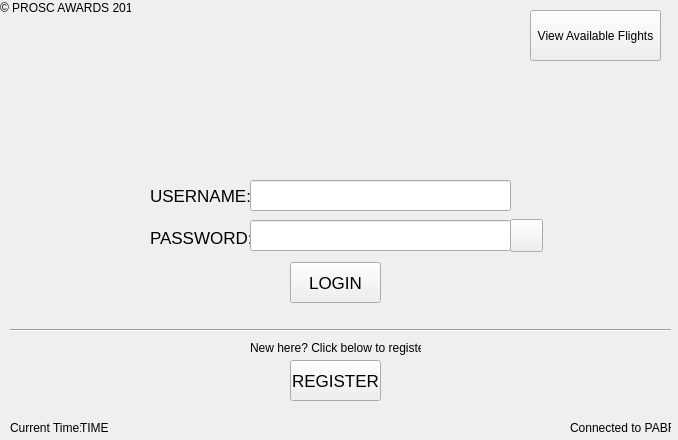
<?xml version="1.0" encoding="UTF-8"?>
<ui version="4.0">
 <class>MainWindow</class>
 <widget class="QMainWindow" name="MainWindow">
  <property name="geometry">
   <rect>
    <x>0</x>
    <y>0</y>
    <width>678</width>
    <height>440</height>
   </rect>
  </property>
  <property name="windowTitle">
   <string>MainWindow</string>
  </property>
  <widget class="QWidget" name="centralWidget">
   <widget class="QLabel" name="userid_lbl">
    <property name="geometry">
     <rect>
      <x>150</x>
      <y>180</y>
      <width>101</width>
      <height>31</height>
     </rect>
    </property>
    <property name="sizePolicy">
     <sizepolicy hsizetype="Preferred" vsizetype="Preferred">
      <horstretch>0</horstretch>
      <verstretch>0</verstretch>
     </sizepolicy>
    </property>
    <property name="font">
     <font>
      <pointsize>13</pointsize>
      <kerning>true</kerning>
     </font>
    </property>
    <property name="text">
     <string>USERNAME:</string>
    </property>
    <property name="textFormat">
     <enum>Qt::AutoText</enum>
    </property>
    <property name="indent">
     <number>-13</number>
    </property>
   </widget>
   <widget class="QLabel" name="userid_lbl_2">
    <property name="geometry">
     <rect>
      <x>150</x>
      <y>230</y>
      <width>101</width>
      <height>16</height>
     </rect>
    </property>
    <property name="font">
     <font>
      <pointsize>13</pointsize>
     </font>
    </property>
    <property name="text">
     <string>PASSWORD:</string>
    </property>
    <property name="indent">
     <number>-4</number>
    </property>
   </widget>
   <widget class="QPushButton" name="loginbtn">
    <property name="geometry">
     <rect>
      <x>290</x>
      <y>262</y>
      <width>91</width>
      <height>41</height>
     </rect>
    </property>
    <property name="font">
     <font>
      <pointsize>13</pointsize>
     </font>
    </property>
    <property name="cursor">
     <cursorShape>PointingHandCursor</cursorShape>
    </property>
    <property name="text">
     <string>LOGIN</string>
    </property>
   </widget>
   <widget class="QPushButton" name="viewflightbtn">
    <property name="geometry">
     <rect>
      <x>530</x>
      <y>10</y>
      <width>131</width>
      <height>51</height>
     </rect>
    </property>
    <property name="cursor">
     <cursorShape>PointingHandCursor</cursorShape>
    </property>
    <property name="text">
     <string>View Available Flights</string>
    </property>
   </widget>
   <widget class="QLabel" name="regisques">
    <property name="geometry">
     <rect>
      <x>250</x>
      <y>340</y>
      <width>171</width>
      <height>16</height>
     </rect>
    </property>
    <property name="text">
     <string>New here? Click below to register.</string>
    </property>
   </widget>
   <widget class="QPushButton" name="registerbtn">
    <property name="geometry">
     <rect>
      <x>290</x>
      <y>360</y>
      <width>91</width>
      <height>41</height>
     </rect>
    </property>
    <property name="font">
     <font>
      <pointsize>13</pointsize>
     </font>
    </property>
    <property name="cursor">
     <cursorShape>PointingHandCursor</cursorShape>
    </property>
    <property name="text">
     <string>REGISTER</string>
    </property>
   </widget>
   <widget class="Line" name="line">
    <property name="geometry">
     <rect>
      <x>10</x>
      <y>320</y>
      <width>661</width>
      <height>20</height>
     </rect>
    </property>
    <property name="orientation">
     <enum>Qt::Horizontal</enum>
    </property>
   </widget>
   <widget class="QLabel" name="currentime_lbl">
    <property name="geometry">
     <rect>
      <x>10</x>
      <y>420</y>
      <width>71</width>
      <height>16</height>
     </rect>
    </property>
    <property name="text">
     <string>Current Time:</string>
    </property>
   </widget>
   <widget class="QLabel" name="timedisplay">
    <property name="geometry">
     <rect>
      <x>80</x>
      <y>420</y>
      <width>291</width>
      <height>16</height>
     </rect>
    </property>
    <property name="text">
     <string>TIME</string>
    </property>
   </widget>
   <widget class="QLabel" name="label">
    <property name="geometry">
     <rect>
      <x>0</x>
      <y>0</y>
      <width>131</width>
      <height>16</height>
     </rect>
    </property>
    <property name="text">
     <string>© PROSC AWARDS 2019.</string>
    </property>
   </widget>
   <widget class="QLineEdit" name="Lpassusername_cin">
    <property name="geometry">
     <rect>
      <x>250</x>
      <y>180</y>
      <width>261</width>
      <height>31</height>
     </rect>
    </property>
    <property name="font">
     <font>
      <pointsize>13</pointsize>
     </font>
    </property>
    <property name="clearButtonEnabled">
     <bool>true</bool>
    </property>
   </widget>
   <widget class="QLineEdit" name="Lpasspword_cin">
    <property name="geometry">
     <rect>
      <x>250</x>
      <y>220</y>
      <width>261</width>
      <height>31</height>
     </rect>
    </property>
    <property name="font">
     <font>
      <pointsize>13</pointsize>
     </font>
    </property>
    <property name="clearButtonEnabled">
     <bool>true</bool>
    </property>
   </widget>
   <widget class="QPushButton" name="passhideview_btn">
    <property name="geometry">
     <rect>
      <x>510</x>
      <y>219</y>
      <width>33</width>
      <height>33</height>
     </rect>
    </property>
    <property name="cursor">
     <cursorShape>PointingHandCursor</cursorShape>
    </property>
    <property name="text">
     <string/>
    </property>
    <property name="iconSize">
     <size>
      <width>35</width>
      <height>35</height>
     </size>
    </property>
    <property name="checkable">
     <bool>true</bool>
    </property>
    <property name="autoRepeatDelay">
     <number>0</number>
    </property>
    <property name="autoRepeatInterval">
     <number>0</number>
    </property>
    <property name="flat">
     <bool>false</bool>
    </property>
   </widget>
   <widget class="QLabel" name="logo">
    <property name="geometry">
     <rect>
      <x>150</x>
      <y>70</y>
      <width>371</width>
      <height>111</height>
     </rect>
    </property>
    <property name="text">
     <string/>
    </property>
    <property name="scaledContents">
     <bool>true</bool>
    </property>
   </widget>
   <widget class="QLabel" name="db_lbl">
    <property name="geometry">
     <rect>
      <x>570</x>
      <y>420</y>
      <width>101</width>
      <height>16</height>
     </rect>
    </property>
    <property name="text">
     <string>Connected to PABFS!</string>
    </property>
   </widget>
  </widget>
 </widget>
 <layoutdefault spacing="6" margin="11"/>
 <resources/>
 <connections>
  <connection>
   <sender>Lpasspword_cin</sender>
   <signal>returnPressed()</signal>
   <receiver>loginbtn</receiver>
   <slot>click()</slot>
   <hints>
    <hint type="sourcelabel">
     <x>437</x>
     <y>237</y>
    </hint>
    <hint type="destinationlabel">
     <x>352</x>
     <y>296</y>
    </hint>
   </hints>
  </connection>
 </connections>
</ui>
